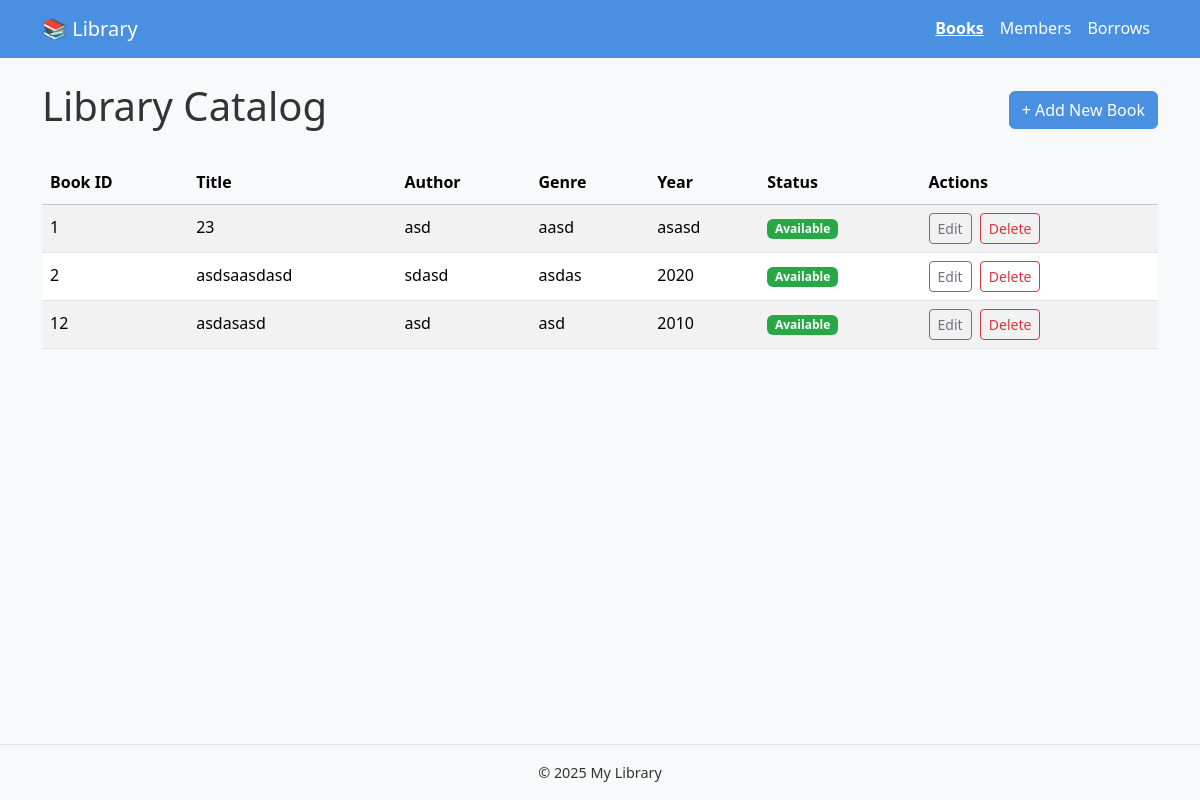
The page / on the database its author committed.
### app.py (models this page shows)
class Book(db.Model):
    id             = db.Column(db.Integer,   primary_key=True)
    book_id        = db.Column(db.String(20), unique=True, nullable=False)
    title          = db.Column(db.String(120), nullable=False)
    author         = db.Column(db.String(80),  nullable=False)
    genre          = db.Column(db.String(50))
    year           = db.Column(db.String(4))
    available      = db.Column(db.Boolean,     default=True)
    times_borrowed = db.Column(db.Integer,     default=0)

### app.py (the view)
@app.route('/')
def index():
    books = Book.query.all()
    return render_template('books.html', books=books)

### app.py (called while the page is built)
@app.context_processor
def inject_now():
    return {'now': datetime.utcnow}

### templates/books.html (shortened to what this page needs)
{% extends 'base.html' %}
{% block content %}
  <div class="d-flex justify-content-between align-items-center mb-4">
    <h1>Library Catalog</h1>
    <a href="{{ url_for('add_book') }}" class="btn btn-primary">
      + Add New Book
    </a>
  </div>
  {% if books %}
    <div class="table-responsive">
      <table class="table table-striped align-middle">
        <thead class="table-light">
          <tr>
            <th>Book ID</th>
            <th>Title</th>
            <th>Author</th>
            <th>Genre</th>
            <th>Year</th>
            <th>Status</th>
            <th>Actions</th>
          </tr>
        </thead>
        <tbody>
          {% for b in books %}
            <tr>
              <td>{{ b.book_id }}</td>
              <td>{{ b.title }}</td>
              <td>{{ b.author }}</td>
              <td>{{ b.genre or '—' }}</td>
              <td>{{ b.year or '—' }}</td>
              <td>
                {% if b.available %}
                  <span class="badge bg-success">Available</span>
                {% else %}
                  <span class="badge bg-secondary">Borrowed</span>
                {% endif %}
              </td>
              <td>
                <a
                  href="{{ url_for('edit_book', id=b.id) }}"
                  class="btn btn-sm btn-outline-secondary me-1">
                  Edit
                </a>
                <form
                  method="POST"
                  action="{{ url_for('delete_book', id=b.id) }}"
                  style="display:inline-block"
                  onsubmit="return confirm('Delete this book?');">
                  <button
                    type="submit"
                    class="btn btn-sm btn-outline-danger">
                    Delete
                  </button>
                </form>
              </td>
            </tr>
          {% endfor %}
        </tbody>
      </table>
    </div>
  {% else %}
    <p class="text-muted">
      No books in the catalog yet. Click “Add New Book” to get started.
    </p>
  {% endif %}
{% endblock %}

### templates/base.html (shortened to what this page needs)
    <!doctype html>
    <html lang="en">
    <head>
     <link
      href="https://cdn.jsdelivr.net/npm/bootstrap@5.3.5/dist/css/bootstrap.min.css"
      rel="stylesheet">
      <link
        rel="stylesheet"
        href="{{ url_for('static', filename='css/main.css') }}">
    </head>
    <body class="d-flex flex-column min-vh-100">
      <nav class="navbar navbar-expand-lg navbar-dark bg-primary">
        <div class="container">
          <a class="navbar-brand" href="{{ url_for('index') }}">📚 Library</a>
          <div class="collapse navbar-collapse" id="navbarNav">
            <ul class="navbar-nav ms-auto">
              <li class="nav-item">
                <a class="nav-link{% if request.endpoint=='index' %} active{% endif %}"
                   href="{{ url_for('index') }}">Books</a>
              </li>
              <li class="nav-item">
                <a class="nav-link{% if 'members' in request.endpoint %} active{% endif %}"
                   href="{{ url_for('list_members') }}">Members</a>
              </li>
              <li class="nav-item">
                <a class="nav-link{% if 'borrows' in request.endpoint %} active{% endif %}"
                   href="{{ url_for('list_borrows') }}">Borrows</a>
              </li>
            </ul>
          </div>
        </div>
      </nav>
      <main class="container my-4 flex-fill">
        {% block content %}{% endblock %}
      </main>
      <footer class="bg-light text-center py-3 mt-auto">
        <div class="container">
          &copy; {{ now().year }} My Library
        </div>
      </footer>
    </body>
    </html>

### static/css/main.css (style rules this page uses)
:root { --color-primary: #4a90e2; --color-secondary: #f5a623; --font-base: "Segoe UI", sans-serif; --bg-page: #f8f9fa; --text-muted: #6c757d; }
body { font-family: var(--font-base); line-height: 1.6; background-color: var(--bg-page); color: #333; margin: 0; padding: 0; }
.navbar { background-color: var(--color-primary) !important; }
.navbar-brand, .nav-link { color: #fff !important; }
.nav-link.active { font-weight: 600; text-decoration: underline; }
.table-responsive { margin-bottom: 1.5rem; }
.btn-primary { background-color: var(--color-primary); border-color: var(--color-primary); }
.badge.bg-success { background-color: #28a745 !important; }
footer { background-color: #fff; border-top: 1px solid #dee2e6; font-size: 0.9rem; padding: 0.75rem 0; }

### rows shown on the page
Book: book_id "1", title "23", author "asd", genre "aasd", year "asasd", available "Available"
Book: book_id "2", title "asdsaasdasd", author "sdasd", genre "asdas", year "2020", available "Available"
Book: book_id "12", title "asdasasd", author "asd", genre "asd", year "2010", available "Available"
